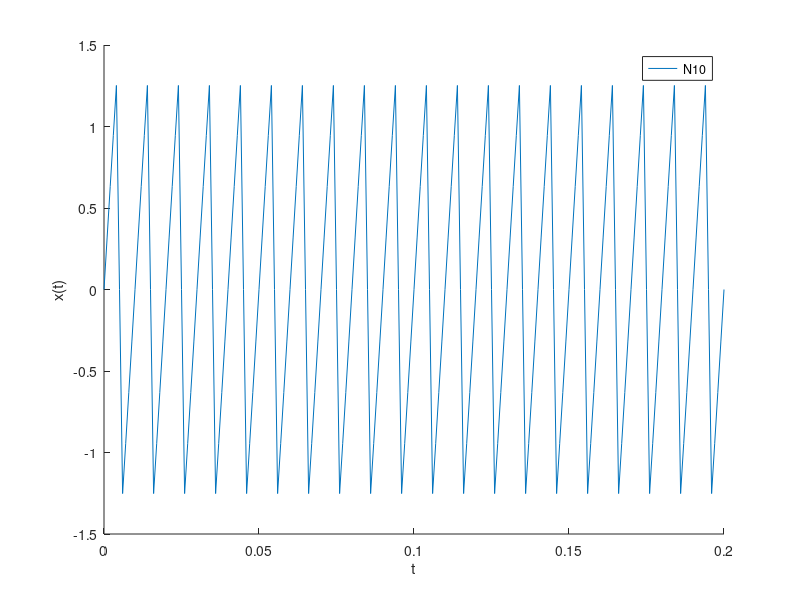
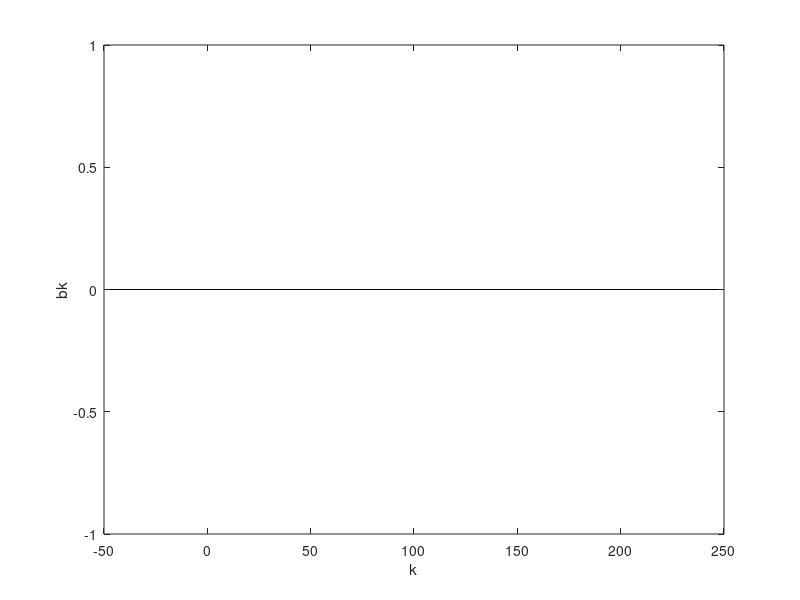
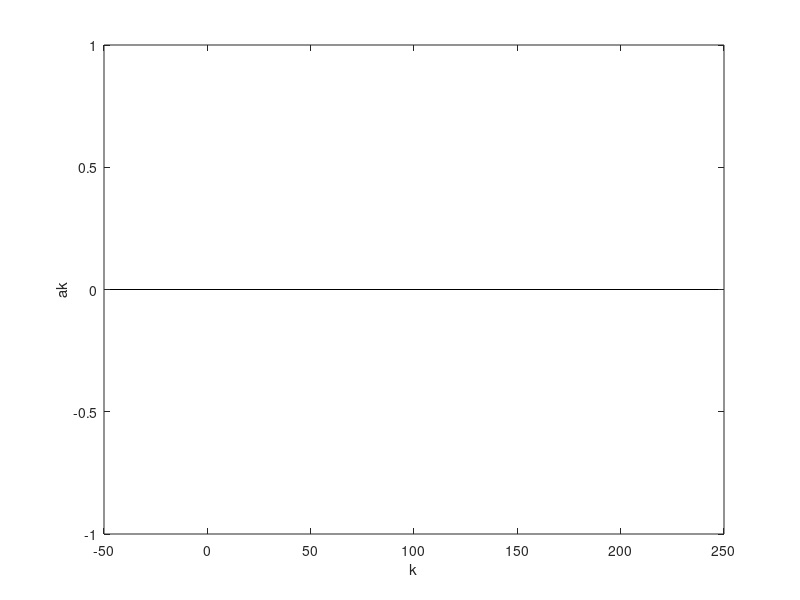

MATLAB code to generate these figures, in order:
clear
close all
clc

function ret = fourier_series (a, b, f0, t)
  omega = 2 * pi * f0;
  prefix = a(1)/2;

  # iterate over time vector
  for i = 1:length(t)
    f_sum = 0;

    # iterate over coefficient vector
    for k = 1:length(a)
      f_sum = f_sum + (a(k) * cos(omega*k*t(i)) + b(k) * sin(omega*k*t(i)));
    endfor

    ret(i) = f_sum + prefix;
  endfor
end

# function that calculates b vector for "Sägezahnsignal"
function ret = coeff (len)
  for k = 1:len
    ret(k) = (-1)^(k-1)/k;
  endfor
end

# calculate input parameters
f0 = 10;
t = [0 : 0.001 : 2/f0];
a = zeros(length(t),1); # vector a consists of zeros
b = coeff(length(t));

n10 = fourier_series(a, b, 10 * f0, t);

#n100 = fourier_series(a, b, 100 * f0, t);

#n10000 = fourier_series(a, b, 10000 * f0, t);

# plot fourier series
figure (1);
hold on
plot(t, n10);
hold on
#plot(t, n100)
hold on
#plot(t, n10000, 'g')

xlabel('t');
ylabel('x(t)');
legend('N10', 'N100', 'N10000')
hold off

# calculate and plot fourier coefficients
n = fourier_series(a, b, 10 * f0, t);

function a = fourier_coeff_a(n, f0, t)
  t0 = 1/f0;
  prefix = 2/t0;

  for k = 1:length(t)
    func = @(t) n(k).*cos(2.*pi.*k.*f0.*t);
    a(k) = prefix * integral(func, -t0/2, t0/2);
  endfor
end

function a = fourier_coeff_b(n, f0, t)
  t0 = 1/f0;
  prefix = 2/t0;

  for k = 1:length(t)
    func = @(t) n(k).*sin(2.*pi.*k.*f0.*t);
    a(k) = prefix * quad(func, -t0/2, t0/2);
  endfor
end

n10_b = fourier_coeff_b(n, f0, t);

figure (2);
bar([0:length(n10_b)-1], n10_b);
#bar([0:length(b)-1], b);
xlabel('k');
ylabel('bk');

figure (3);
#bar([0:length(n10_a)-1], n10_a);
bar([0:length(a)-1], a);
xlabel('k');
ylabel('ak');
